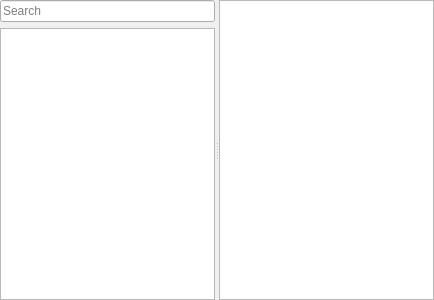
<?xml version="1.0" encoding="UTF-8"?>
<ui version="4.0">
 <class>TypeView</class>
 <widget class="QWidget" name="TypeView">
  <property name="geometry">
   <rect>
    <x>0</x>
    <y>0</y>
    <width>434</width>
    <height>300</height>
   </rect>
  </property>
  <layout class="QVBoxLayout" name="verticalLayout_2">
   <property name="leftMargin">
    <number>0</number>
   </property>
   <property name="topMargin">
    <number>0</number>
   </property>
   <property name="rightMargin">
    <number>0</number>
   </property>
   <property name="bottomMargin">
    <number>0</number>
   </property>
   <item>
    <widget class="QSplitter" name="splitter">
     <property name="orientation">
      <enum>Qt::Horizontal</enum>
     </property>
     <widget class="QWidget" name="">
      <layout class="QVBoxLayout" name="verticalLayout">
       <item>
        <widget class="QLineEdit" name="searchLineEdit">
         <property name="placeholderText">
          <string>Search</string>
         </property>
         <property name="clearButtonEnabled">
          <bool>true</bool>
         </property>
        </widget>
       </item>
       <item>
        <widget class="QTreeView" name="typeTreeView">
         <property name="uniformRowHeights">
          <bool>true</bool>
         </property>
        </widget>
       </item>
      </layout>
     </widget>
     <widget class="QTextBrowser" name="detailsView">
      <property name="openLinks">
       <bool>false</bool>
      </property>
     </widget>
    </widget>
   </item>
  </layout>
 </widget>
 <resources/>
 <connections/>
</ui>
